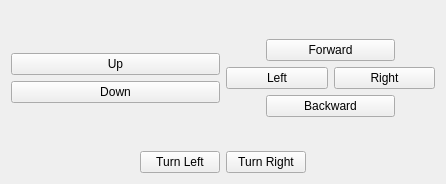
<?xml version="1.0" encoding="UTF-8"?>
<ui version="4.0">
 <class>ControlWindow</class>
 <widget class="QWidget" name="ControlWindow">
  <property name="geometry">
   <rect>
    <x>0</x>
    <y>0</y>
    <width>446</width>
    <height>184</height>
   </rect>
  </property>
  <property name="maximumSize">
   <size>
    <width>697</width>
    <height>241</height>
   </size>
  </property>
  <property name="windowTitle">
   <string>Manual Control</string>
  </property>
  <layout class="QVBoxLayout" name="verticalLayout_3">
   <item>
    <layout class="QHBoxLayout" name="horizontalLayout_6">
     <item>
      <layout class="QVBoxLayout" name="verticalLayout_2">
       <item>
        <spacer name="verticalSpacer_4">
         <property name="orientation">
          <enum>Qt::Vertical</enum>
         </property>
         <property name="sizeHint" stdset="0">
          <size>
           <width>20</width>
           <height>40</height>
          </size>
         </property>
        </spacer>
       </item>
       <item>
        <widget class="QPushButton" name="buttonUp">
         <property name="focusPolicy">
          <enum>Qt::NoFocus</enum>
         </property>
         <property name="text">
          <string>Up</string>
         </property>
        </widget>
       </item>
       <item>
        <widget class="QPushButton" name="buttonDown">
         <property name="focusPolicy">
          <enum>Qt::NoFocus</enum>
         </property>
         <property name="text">
          <string>Down</string>
         </property>
        </widget>
       </item>
       <item>
        <spacer name="verticalSpacer_3">
         <property name="orientation">
          <enum>Qt::Vertical</enum>
         </property>
         <property name="sizeType">
          <enum>QSizePolicy::Expanding</enum>
         </property>
         <property name="sizeHint" stdset="0">
          <size>
           <width>20</width>
           <height>40</height>
          </size>
         </property>
        </spacer>
       </item>
      </layout>
     </item>
     <item>
      <layout class="QVBoxLayout" name="verticalLayout">
       <item>
        <spacer name="verticalSpacer_2">
         <property name="orientation">
          <enum>Qt::Vertical</enum>
         </property>
         <property name="sizeType">
          <enum>QSizePolicy::Expanding</enum>
         </property>
         <property name="sizeHint" stdset="0">
          <size>
           <width>20</width>
           <height>40</height>
          </size>
         </property>
        </spacer>
       </item>
       <item>
        <layout class="QHBoxLayout" name="horizontalLayout_2">
         <item>
          <spacer name="horizontalSpacer">
           <property name="orientation">
            <enum>Qt::Horizontal</enum>
           </property>
           <property name="sizeType">
            <enum>QSizePolicy::Minimum</enum>
           </property>
           <property name="sizeHint" stdset="0">
            <size>
             <width>40</width>
             <height>20</height>
            </size>
           </property>
          </spacer>
         </item>
         <item>
          <widget class="QPushButton" name="buttonForward">
           <property name="focusPolicy">
            <enum>Qt::NoFocus</enum>
           </property>
           <property name="text">
            <string>Forward</string>
           </property>
          </widget>
         </item>
         <item>
          <spacer name="horizontalSpacer_2">
           <property name="orientation">
            <enum>Qt::Horizontal</enum>
           </property>
           <property name="sizeType">
            <enum>QSizePolicy::Minimum</enum>
           </property>
           <property name="sizeHint" stdset="0">
            <size>
             <width>40</width>
             <height>20</height>
            </size>
           </property>
          </spacer>
         </item>
        </layout>
       </item>
       <item>
        <layout class="QHBoxLayout" name="horizontalLayout">
         <item>
          <widget class="QPushButton" name="buttonLeft">
           <property name="focusPolicy">
            <enum>Qt::NoFocus</enum>
           </property>
           <property name="text">
            <string>Left</string>
           </property>
          </widget>
         </item>
         <item>
          <widget class="QPushButton" name="buttonRight">
           <property name="focusPolicy">
            <enum>Qt::NoFocus</enum>
           </property>
           <property name="text">
            <string>Right</string>
           </property>
          </widget>
         </item>
        </layout>
       </item>
       <item>
        <layout class="QHBoxLayout" name="horizontalLayout_3">
         <item>
          <spacer name="horizontalSpacer_3">
           <property name="orientation">
            <enum>Qt::Horizontal</enum>
           </property>
           <property name="sizeType">
            <enum>QSizePolicy::Minimum</enum>
           </property>
           <property name="sizeHint" stdset="0">
            <size>
             <width>40</width>
             <height>20</height>
            </size>
           </property>
          </spacer>
         </item>
         <item>
          <widget class="QPushButton" name="buttonBackward">
           <property name="focusPolicy">
            <enum>Qt::NoFocus</enum>
           </property>
           <property name="text">
            <string>Backward</string>
           </property>
          </widget>
         </item>
         <item>
          <spacer name="horizontalSpacer_4">
           <property name="orientation">
            <enum>Qt::Horizontal</enum>
           </property>
           <property name="sizeType">
            <enum>QSizePolicy::Minimum</enum>
           </property>
           <property name="sizeHint" stdset="0">
            <size>
             <width>40</width>
             <height>20</height>
            </size>
           </property>
          </spacer>
         </item>
        </layout>
       </item>
       <item>
        <spacer name="verticalSpacer">
         <property name="orientation">
          <enum>Qt::Vertical</enum>
         </property>
         <property name="sizeType">
          <enum>QSizePolicy::Expanding</enum>
         </property>
         <property name="sizeHint" stdset="0">
          <size>
           <width>20</width>
           <height>40</height>
          </size>
         </property>
        </spacer>
       </item>
      </layout>
     </item>
    </layout>
   </item>
   <item>
    <layout class="QHBoxLayout" name="horizontalLayout_5">
     <item>
      <spacer name="horizontalSpacer_5">
       <property name="orientation">
        <enum>Qt::Horizontal</enum>
       </property>
       <property name="sizeHint" stdset="0">
        <size>
         <width>40</width>
         <height>20</height>
        </size>
       </property>
      </spacer>
     </item>
     <item>
      <widget class="QPushButton" name="buttonTurnLeft">
       <property name="focusPolicy">
        <enum>Qt::NoFocus</enum>
       </property>
       <property name="text">
        <string>Turn Left</string>
       </property>
      </widget>
     </item>
     <item>
      <widget class="QPushButton" name="buttonTurnRight">
       <property name="focusPolicy">
        <enum>Qt::NoFocus</enum>
       </property>
       <property name="text">
        <string>Turn Right</string>
       </property>
      </widget>
     </item>
     <item>
      <spacer name="horizontalSpacer_6">
       <property name="orientation">
        <enum>Qt::Horizontal</enum>
       </property>
       <property name="sizeHint" stdset="0">
        <size>
         <width>40</width>
         <height>20</height>
        </size>
       </property>
      </spacer>
     </item>
    </layout>
   </item>
  </layout>
 </widget>
 <resources/>
 <connections/>
</ui>
